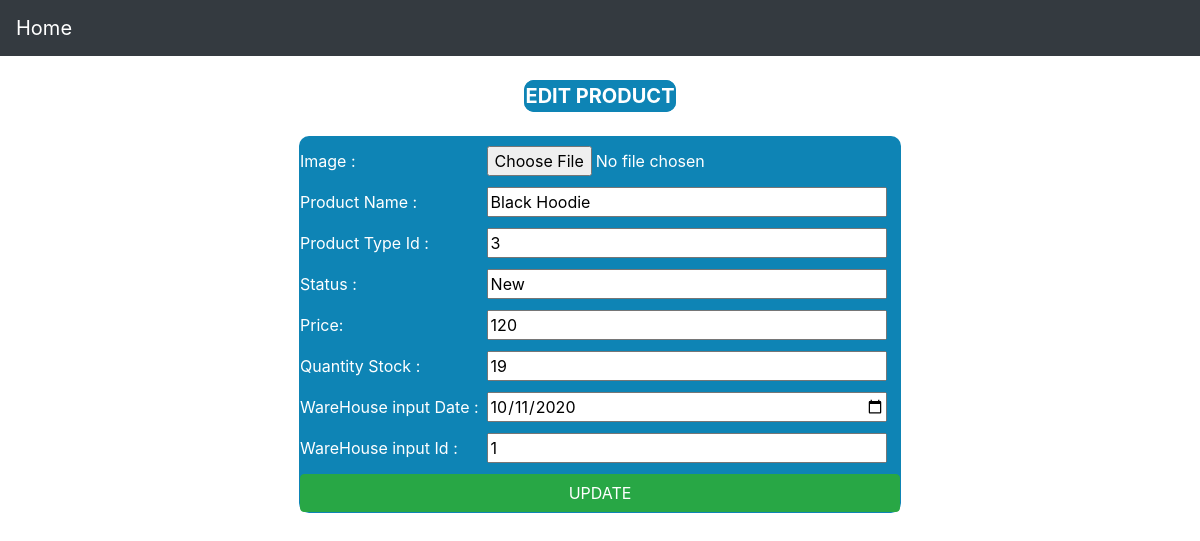
The page /index.php?page=edit&id=1 (signed in) on the database its author committed.
### tables this page shows
CREATE TABLE `products` (
  `product_id` int NOT NULL,
  `image` varchar(500) DEFAULT NULL,
  `productName` varchar(255) DEFAULT NULL,
  `productType_id` int NOT NULL,
  `statusProduct` varchar(255) DEFAULT NULL,
  `price` int DEFAULT NULL,
  `quantityStock` int DEFAULT NULL,
  `warehouseDate` date DEFAULT NULL,
  `warehouse_id` int DEFAULT NULL
);

### src/model/ProductModel.php (called while the page is built, shortened)
<?php
class ProductModel
{
    protected $database;
    public function __construct()
    {
        $db = new connDB();
        $this->database = $db->connect();
    }
    public function getProductId($id)
    {
        $sql = 'SELECT * FROM `products` WHERE `product_id` = :id';
        $stmt = $this->database->prepare($sql);
        $stmt->bindParam(':id', $id);
        $stmt->execute();
        $value = $stmt->fetch();
        $product = new Product($value['image'], $value['productName'], $value['productType_id'], $value['statusProduct'], $value['price'], $value['quantityStock'], $value['warehouseDate'], $value['warehouse_id']);
        $product->setId($id);
        return $product;
    }
}

### src/model/ConnDB.php (called while the page is built, shortened)
<?php
class connDB
{
    protected $dns;
    protected $user;
    protected $password;
    public function __construct()
    {
        $this->dns = 'mysql:host=localhost;dbname=caseModule2';
        $this->user = 'root';
        $this->password = '123456@Abc';
    }
    public function connect()
    {
        return new PDO($this->dns, $this->user, $this->password);
    }
}

### src/model/Product.php (called while the page is built, shortened)
<?php
class Product
{
    protected $productName;
    protected $productTypeId;
    protected $statusProduct;
    protected $price;
    protected $quantityStock;
    protected $warehouseDate;
    protected $warehouseId;
    public function __construct($image, $productName, $productTypeId, $status, $price, $quantityStock, $warehouseDate, $warehouseId)
    {
        $this->productName = $productName;
        $this->productTypeId = $productTypeId;
        $this->statusProduct = $status;
        $this->price = $price;
        $this->quantityStock = $quantityStock;
        $this->warehouseDate = $warehouseDate;
        $this->warehouseId = $warehouseId;
    }
    public function getProductName()
    {
        return $this->productName;
    }
    public function getProductTypeId()
    {
        return $this->productTypeId;
    }
    public function getStatusProduct()
    {
        return $this->statusProduct;
    }
    public function getPrice()
    {
        return $this->price;
    }
    public function getQuantityStock()
    {
        return $this->quantityStock;
    }
    public function getWarehouseDate()
    {
        return $this->warehouseDate;
    }
    public function getWarehouseId()
    {
        return $this->warehouseId;
    }
}

### src/view/editProduct.php (the view, shortened to what this page needs)
<!doctype html>
<html lang="en">
<head>
    <link rel="stylesheet" href="https://stackpath.bootstrapcdn.com/bootstrap/4.3.1/css/bootstrap.min.css"
>
    <nav class="navbar navbar-expand navbar-dark bg-dark">
        <a href="index.php" class="navbar-brand">Home</a>
    </nav>
</head>
<body>
<br>
<table id="header">
    <tr>
        <th id="main">EDIT PRODUCT</th>
    </tr>
</table>
<br>
<form method="post" enctype="multipart/form-data">
    <table>
        <tr>
            <td>
                Image :
            </td>
            <td>
                <input type="file" name="image">
            </td>
        </tr>
        <tr>
            <td>
                Product Name :
            </td>
            <td>
                <input type="text" name="name" placeholder="Enter Name Product"
                       value="<?php echo $product->getProductName() ?>">
            </td>
        </tr>
        <tr>
            <td>
                Product Type Id :
            </td>
            <td>
                <input type="text" name="type" placeholder="Enter Product Type"
                       value="<?php echo $product->getProductTypeId() ?>">
            </td>
        </tr>
        <tr>
            <td>
                Status :
            </td>
            <td>
                <input type="text" name="status" placeholder="Enter Status"
                       value="<?php echo $product->getStatusProduct() ?>">
            </td>
        </tr>
        <tr>
            <td>
                Price:
            </td>
            <td>
                <input type="number" name="price" placeholder="Enter Price Product"
                       value="<?php echo $product->getPrice() ?>">
            </td>
        </tr>
        <tr>
            <td>
                Quantity Stock :
            </td>
            <td>
                <input type="number" name="quantity" placeholder="Enter Quantity Stock"
                       value="<?php echo $product->getQuantityStock() ?>">
            </td>
        </tr>
        <tr>
            <td>
                WareHouse input Date :
            </td>
            <td>
                <input type="date" name="date" value="<?php echo $product->getWarehouseDate() ?>">
            </td>
        </tr>
        <tr>
            <td>
                WareHouse input Id :
            </td>
            <td>
                <input type="text" name="warehouse" value="<?php echo $product->getWarehouseId() ?>">
            </td>
        </tr>
        <tr>
            <td colspan="2">
                <button type="submit" class="btn btn-success">UPDATE</button>
            </td>
        </tr>
    </table>
</form>
</body>
</html>

### src/view/editProduct.php (style rules this page uses)
table { margin: 0 auto; border: 1px; background-color: #0e84b5; border-radius: 10px; }
td { padding-top: 10px; color: white; }
button { align-content: center; width: 600px; }
input { width: 400px; }
#header { margin: 0 auto; }
#main { font-size: 20px; background-color: #0e84b5; border-radius: 10px; color: white; }

### index.php (style rules this page uses)
body { background-size: cover; background-attachment: fixed; background-image: url("uploads/background.jpg"); }

### rows shown on the page
products: name "Black Hoodie", type "3", status "New", price "120", quantity "19", date "10/11/2020", warehouse "1"
